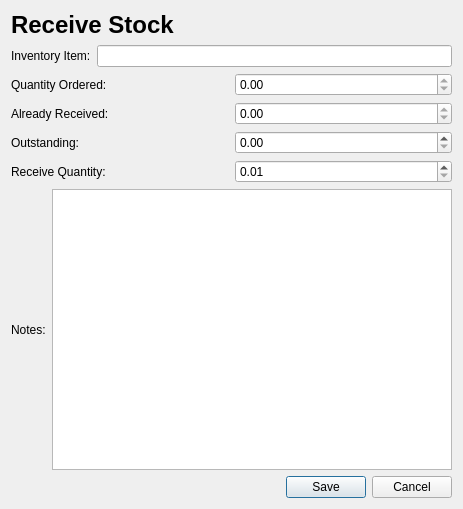
<?xml version="1.0" encoding="UTF-8"?>
<ui version="4.0">
 <class>PurchaseOrderReceiveDialog</class>
 <widget class="QDialog" name="PurchaseOrderReceiveDialog">
  <property name="geometry">
   <rect>
    <x>0</x>
    <y>0</y>
    <width>463</width>
    <height>509</height>
   </rect>
  </property>
  <property name="windowTitle">
   <string>Receive Stock</string>
  </property>
  <layout class="QVBoxLayout" name="verticalLayout">
   <item>
    <widget class="QLabel" name="lblTitle">
     <property name="font">
      <font>
       <pointsize>18</pointsize>
       <bold>true</bold>
      </font>
     </property>
     <property name="text">
      <string>Receive Stock</string>
     </property>
    </widget>
   </item>
   <item>
    <layout class="QHBoxLayout" name="horizontalLayout">
     <item>
      <widget class="QLabel" name="lblInventoryItem">
       <property name="text">
        <string>Inventory Item:</string>
       </property>
      </widget>
     </item>
     <item>
      <widget class="QLineEdit" name="txtInventoryItem">
       <property name="readOnly">
        <bool>true</bool>
       </property>
      </widget>
     </item>
    </layout>
   </item>
   <item>
    <layout class="QHBoxLayout" name="horizontalLayout_2">
     <item>
      <widget class="QLabel" name="lblQuantityOrdered">
       <property name="text">
        <string>Quantity Ordered:</string>
       </property>
      </widget>
     </item>
     <item>
      <widget class="QDoubleSpinBox" name="dsbQuantityOrdered">
       <property name="readOnly">
        <bool>true</bool>
       </property>
       <property name="maximum">
        <double>999999.989999999990687</double>
       </property>
      </widget>
     </item>
    </layout>
   </item>
   <item>
    <layout class="QHBoxLayout" name="horizontalLayout_3">
     <item>
      <widget class="QLabel" name="lblAlreadyReceived">
       <property name="text">
        <string>Already Received:</string>
       </property>
      </widget>
     </item>
     <item>
      <widget class="QDoubleSpinBox" name="dsbQuantityReceived">
       <property name="readOnly">
        <bool>true</bool>
       </property>
       <property name="maximum">
        <double>999999.989999999990687</double>
       </property>
      </widget>
     </item>
    </layout>
   </item>
   <item>
    <layout class="QHBoxLayout" name="horizontalLayout_4">
     <item>
      <widget class="QLabel" name="lblOutstanding">
       <property name="text">
        <string>Outstanding:</string>
       </property>
      </widget>
     </item>
     <item>
      <widget class="QDoubleSpinBox" name="dsbOutstanding">
       <property name="maximum">
        <double>999999.989999999990687</double>
       </property>
      </widget>
     </item>
    </layout>
   </item>
   <item>
    <layout class="QHBoxLayout" name="horizontalLayout_5">
     <item>
      <widget class="QLabel" name="lblReceiveQuantity">
       <property name="text">
        <string>Receive Quantity:</string>
       </property>
      </widget>
     </item>
     <item>
      <widget class="QDoubleSpinBox" name="dsbReceiveQuantity">
       <property name="readOnly">
        <bool>false</bool>
       </property>
       <property name="minimum">
        <double>0.010000000000000</double>
       </property>
       <property name="maximum">
        <double>999999.989999999990687</double>
       </property>
      </widget>
     </item>
    </layout>
   </item>
   <item>
    <layout class="QHBoxLayout" name="horizontalLayout_6">
     <item>
      <widget class="QLabel" name="lblNotes">
       <property name="text">
        <string>Notes:</string>
       </property>
      </widget>
     </item>
     <item>
      <widget class="QPlainTextEdit" name="txtNotes"/>
     </item>
    </layout>
   </item>
   <item>
    <widget class="QDialogButtonBox" name="buttonBox">
     <property name="standardButtons">
      <set>QDialogButtonBox::StandardButton::Cancel|QDialogButtonBox::StandardButton::Save</set>
     </property>
    </widget>
   </item>
  </layout>
 </widget>
 <resources/>
 <connections/>
</ui>
